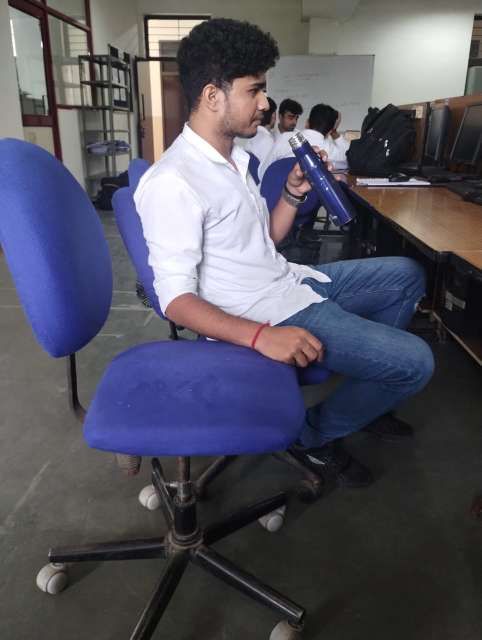
#> input picture prediction/img1.jpeg, 963 x 1280 px (shown at 1/2 size)
$ jupyter execute --allow-errors yolo_predictions.ipynb   (shell and % lines are left out)
#> lines starting #> are read from the running program, lines starting #| are printed output that depends on the picture
[cell 1]
import cv2
import numpy as np
import os
import yaml
from yaml.loader import SafeLoader

[cell 2]
# load YAML
with open('data.yaml',mode='r') as f:
    data_yaml = yaml.load(f,Loader=SafeLoader)

labels = data_yaml['names']
print(labels)

#> (a cell that did not finish here is left out)

[cell 4]
# load the image
img = cv2.imread('img1.jpeg')
#> img is the input picture: shape (1280, 963, 3); mean B, G, R 95.7, 84, 85
image = img.copy()
row, col, d = image.shape
#> row = 1280; col = 963; d = 3


# get the YOLO prediction from the the image
# step-1 convert image into square image (array)
max_rc = max(row,col)
#> max_rc = 1280
input_image = np.zeros((max_rc,max_rc,3),dtype=np.uint8)
input_image[0:row,0:col] = image
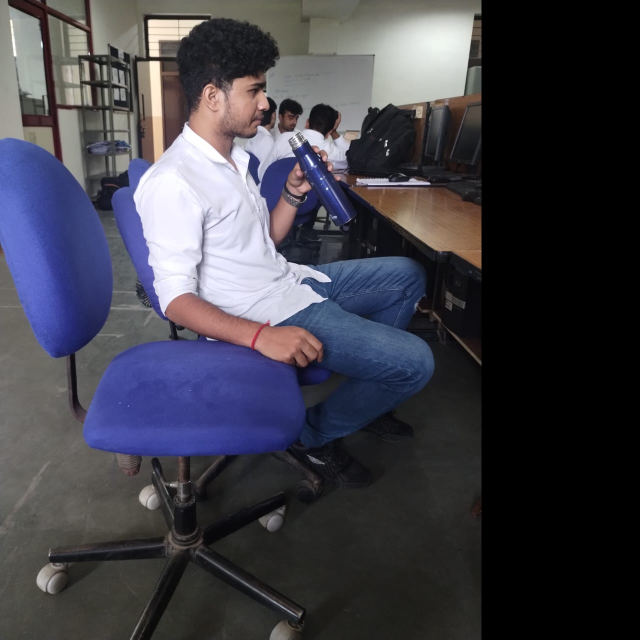
#> input_image: shape (1280, 1280, 3) (shown at 1/2 size); mean B, G, R 72, 63.2, 64
# step-2: get prediction from square array
INPUT_WH_YOLO = 640
blob = cv2.dnn.blobFromImage(input_image,1/255,(INPUT_WH_YOLO,INPUT_WH_YOLO),swapRB=True,crop=False)
#> (the rest of this cell did not finish here and is left out)
